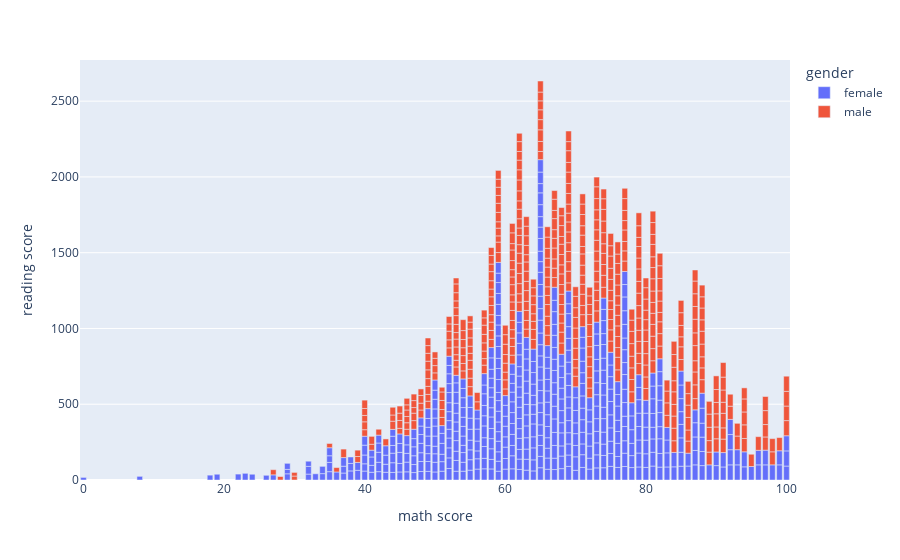

Write notebook code for a chart like this one.
### Code cell
fig = px.bar(df,x='math score',y='reading score',color='gender')
fig.show()

### Figure 1 — Plotly figure (JSON) as saved in the notebook; plotly's stock layout.template omitted (floating-point values rounded to 4 significant figures; data arrays with more than 128 entries replaced by an {"elided": "..."} marker saying what was removed)
{"data": [{"alignmentgroup": "True", "hovertemplate": "gender=female<br>math score=%{x}<br>reading score=%{y}<extra></extra>", "legendgroup": "female", "marker": {"color": "#636efa", "pattern": {"shape": ""}}, "name": "female", "offsetgroup": "female", "orientation": "v", "showlegend": true, "textposition": "auto", "type": "bar", "x": {"elided": "518 int values"}, "xaxis": "x", "y": {"elided": "518 int values"}, "yaxis": "y"}, {"alignmentgroup": "True", "hovertemplate": "gender=male<br>math score=%{x}<br>reading score=%{y}<extra></extra>", "legendgroup": "male", "marker": {"color": "#EF553B", "pattern": {"shape": ""}}, "name": "male", "offsetgroup": "male", "orientation": "v", "showlegend": true, "textposition": "auto", "type": "bar", "x": {"elided": "482 int values"}, "xaxis": "x", "y": {"elided": "482 int values"}, "yaxis": "y"}], "layout": {"barmode": "relative", "legend": {"title": {"text": "gender"}, "tracegroupgap": 0}, "margin": {"t": 60}, "xaxis": {"anchor": "y", "domain": [0, 1], "title": {"text": "math score"}}, "yaxis": {"anchor": "x", "domain": [0, 1], "title": {"text": "reading score"}}}}
